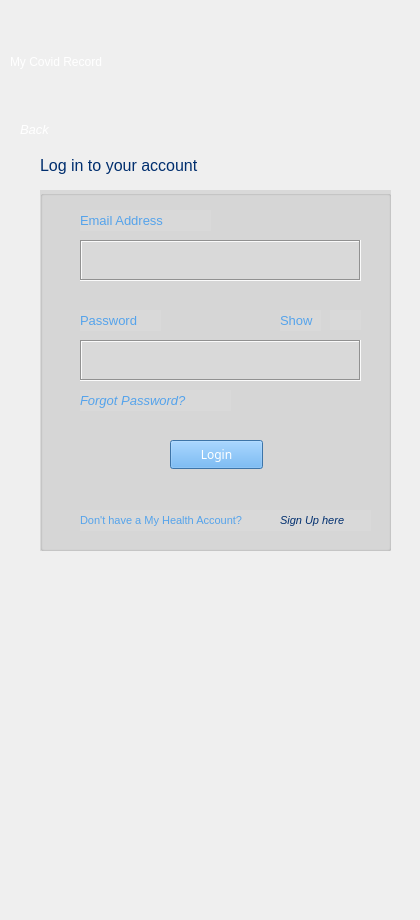
      <widget class="QWidget" name="loginUserPage_4">
       <widget class="QLabel" name="topLogoLable_31">
        <property name="geometry">
         <rect>
          <x>240</x>
          <y>30</y>
          <width>171</width>
          <height>81</height>
         </rect>
        </property>
        <property name="autoFillBackground">
         <bool>false</bool>
        </property>
        <property name="styleSheet">
         <string notr="true">color: rgb(255, 255, 255);</string>
        </property>
        <property name="text">
         <string>&lt;html&gt;&lt;head/&gt;&lt;body&gt;&lt;p&gt;&lt;img src=&quot;:/IconsAndImages/MOHLOgo2.png&quot;/&gt;&lt;/p&gt;&lt;/body&gt;&lt;/html&gt;</string>
        </property>
       </widget>
       <widget class="QLabel" name="myCovidRecordLabel_35">
        <property name="geometry">
         <rect>
          <x>10</x>
          <y>50</y>
          <width>211</width>
          <height>24</height>
         </rect>
        </property>
        <property name="styleSheet">
         <string notr="true">font: 700 16pt &quot;Fira Sans&quot;;
color: rgb(255, 255, 255);</string>
        </property>
        <property name="text">
         <string>My Covid Record</string>
        </property>
       </widget>
       <widget class="QLabel" name="backLabel_10">
        <property name="geometry">
         <rect>
          <x>20</x>
          <y>120</y>
          <width>41</width>
          <height>20</height>
         </rect>
        </property>
        <property name="styleSheet">
         <string notr="true">color: rgb(255, 255, 255);</string>
        </property>
        <property name="text">
         <string>&lt;html&gt;&lt;head/&gt;&lt;body&gt;&lt;p&gt;&lt;span style=&quot; font-size:10pt; font-style:italic;&quot;&gt;Back&lt;/span&gt;&lt;/p&gt;&lt;/body&gt;&lt;/html&gt;</string>
        </property>
       </widget>
       <widget class="QGroupBox" name="groupBox_12">
        <property name="geometry">
         <rect>
          <x>40</x>
          <y>190</y>
          <width>351</width>
          <height>361</height>
         </rect>
        </property>
        <property name="styleSheet">
         <string notr="true">background-color: rgb(217, 217, 217);</string>
        </property>
        <property name="title">
         <string/>
        </property>
        <widget class="QTextEdit" name="emailAddTextEdit_7">
         <property name="geometry">
          <rect>
           <x>40</x>
           <y>50</y>
           <width>281</width>
           <height>41</height>
          </rect>
         </property>
         <property name="styleSheet">
          <string notr="true">border-color: rgb(0, 0, 0);
background-color: rgb(217, 217, 217);</string>
         </property>
         <property name="frameShape">
          <enum>QFrame::Box</enum>
         </property>
        </widget>
        <widget class="QLabel" name="emailAddLabel_14">
         <property name="geometry">
          <rect>
           <x>40</x>
           <y>20</y>
           <width>131</width>
           <height>21</height>
          </rect>
         </property>
         <property name="styleSheet">
          <string notr="true">font: 700 16pt &quot;Fira Sans&quot;;
color: rgb(85, 163, 235);</string>
         </property>
         <property name="text">
          <string>&lt;html&gt;&lt;head/&gt;&lt;body&gt;&lt;p&gt;&lt;span style=&quot; font-size:10pt; font-weight:400;&quot;&gt;Email Address&lt;/span&gt;&lt;/p&gt;&lt;/body&gt;&lt;/html&gt;</string>
         </property>
        </widget>
        <widget class="QLabel" name="passwordLabel_17">
         <property name="geometry">
          <rect>
           <x>40</x>
           <y>120</y>
           <width>81</width>
           <height>21</height>
          </rect>
         </property>
         <property name="styleSheet">
          <string notr="true">font: 700 16pt &quot;Fira Sans&quot;;
color: rgb(85, 163, 235);</string>
         </property>
         <property name="text">
          <string>&lt;html&gt;&lt;head/&gt;&lt;body&gt;&lt;p&gt;&lt;span style=&quot; font-size:10pt; font-weight:400;&quot;&gt;Password&lt;/span&gt;&lt;/p&gt;&lt;/body&gt;&lt;/html&gt;</string>
         </property>
        </widget>
        <widget class="QTextEdit" name="passwordTextEdit_10">
         <property name="geometry">
          <rect>
           <x>40</x>
           <y>150</y>
           <width>281</width>
           <height>41</height>
          </rect>
         </property>
         <property name="styleSheet">
          <string notr="true">border-color: rgb(0, 0, 0);
background-color: rgb(217, 217, 217);</string>
         </property>
         <property name="frameShape">
          <enum>QFrame::Box</enum>
         </property>
        </widget>
        <widget class="QLabel" name="eyeIconLabel_10">
         <property name="geometry">
          <rect>
           <x>290</x>
           <y>120</y>
           <width>31</width>
           <height>20</height>
          </rect>
         </property>
         <property name="text">
          <string>&lt;html&gt;&lt;head/&gt;&lt;body&gt;&lt;p&gt;&lt;img src=&quot;:/IconsAndImages/eye.png&quot;/&gt;&lt;/p&gt;&lt;/body&gt;&lt;/html&gt;</string>
         </property>
        </widget>
        <widget class="QLabel" name="showLabel_10">
         <property name="geometry">
          <rect>
           <x>240</x>
           <y>120</y>
           <width>41</width>
           <height>21</height>
          </rect>
         </property>
         <property name="styleSheet">
          <string notr="true">font: 700 16pt &quot;Fira Sans&quot;;
color: rgb(85, 163, 235);</string>
         </property>
         <property name="text">
          <string>&lt;html&gt;&lt;head/&gt;&lt;body&gt;&lt;p&gt;&lt;span style=&quot; font-size:10pt; font-weight:400;&quot;&gt;Show&lt;/span&gt;&lt;/p&gt;&lt;/body&gt;&lt;/html&gt;</string>
         </property>
        </widget>
        <widget class="QLabel" name="forgotPasswordLabel_11">
         <property name="geometry">
          <rect>
           <x>40</x>
           <y>200</y>
           <width>151</width>
           <height>21</height>
          </rect>
         </property>
         <property name="styleSheet">
          <string notr="true">font: 700 16pt &quot;Fira Sans&quot;;
color: rgb(85, 163, 235);</string>
         </property>
         <property name="text">
          <string>&lt;html&gt;&lt;head/&gt;&lt;body&gt;&lt;p&gt;&lt;span style=&quot; font-size:10pt; font-weight:400; font-style:italic;&quot;&gt;Forgot Password?&lt;/span&gt;&lt;/p&gt;&lt;/body&gt;&lt;/html&gt;</string>
         </property>
        </widget>
        <widget class="QPushButton" name="loginButton2_22">
         <property name="geometry">
          <rect>
           <x>130</x>
           <y>250</y>
           <width>93</width>
           <height>29</height>
          </rect>
         </property>
         <property name="font">
          <font>
           <family>Fira Sans</family>
          </font>
         </property>
         <property name="autoFillBackground">
          <bool>false</bool>
         </property>
         <property name="styleSheet">
          <string notr="true">background-color: rgb(85, 163, 235);
color: rgb(255, 255, 255);</string>
         </property>
         <property name="text">
          <string>Login</string>
         </property>
        </widget>
        <widget class="QLabel" name="dontHaveAccountLabel_7">
         <property name="geometry">
          <rect>
           <x>40</x>
           <y>320</y>
           <width>201</width>
           <height>21</height>
          </rect>
         </property>
         <property name="styleSheet">
          <string notr="true">font: 700 16pt &quot;Fira Sans&quot;;
color: rgb(85, 163, 235);</string>
         </property>
         <property name="text">
          <string>&lt;html&gt;&lt;head/&gt;&lt;body&gt;&lt;p&gt;&lt;span style=&quot; font-size:8pt; font-weight:400;&quot;&gt;Don't have a My Health Account?&lt;/span&gt;&lt;/p&gt;&lt;/body&gt;&lt;/html&gt;</string>
         </property>
        </widget>
        <widget class="QLabel" name="signUpHereLable_7">
         <property name="geometry">
          <rect>
           <x>240</x>
           <y>320</y>
           <width>91</width>
           <height>21</height>
          </rect>
         </property>
         <property name="styleSheet">
          <string notr="true">font: 700 16pt &quot;Fira Sans&quot;;
color: rgb(0, 46, 110);</string>
         </property>
         <property name="text">
          <string>&lt;html&gt;&lt;head/&gt;&lt;body&gt;&lt;p&gt;&lt;span style=&quot; font-size:8pt; font-weight:400; font-style:italic;&quot;&gt;Sign Up here&lt;/span&gt;&lt;/p&gt;&lt;/body&gt;&lt;/html&gt;</string>
         </property>
        </widget>
       </widget>
       <widget class="QLabel" name="myCovidRecordLabel_36">
        <property name="geometry">
         <rect>
          <x>40</x>
          <y>140</y>
          <width>211</width>
          <height>51</height>
         </rect>
        </property>
        <property name="styleSheet">
         <string notr="true">font: 700 16pt &quot;Fira Sans&quot;;
color: rgb(0, 46, 110);</string>
        </property>
        <property name="text">
         <string>&lt;html&gt;&lt;head/&gt;&lt;body&gt;&lt;p&gt;&lt;span style=&quot; font-size:12pt;&quot;&gt;Log in to your account&lt;/span&gt;&lt;/p&gt;&lt;/body&gt;&lt;/html&gt;</string>
        </property>
       </widget>
       <widget class="QLabel" name="nzGovIconLabel_12">
        <property name="geometry">
         <rect>
          <x>100</x>
          <y>770</y>
          <width>231</width>
          <height>141</height>
         </rect>
        </property>
        <property name="text">
         <string>&lt;html&gt;&lt;head/&gt;&lt;body&gt;&lt;p&gt;&lt;img src=&quot;:/IconsAndImages/NZGovernmentLogo2.png&quot;/&gt;&lt;/p&gt;&lt;/body&gt;&lt;/html&gt;</string>
        </property>
       </widget>
       <widget class="QLabel" name="topLogoLable_32">
        <property name="geometry">
         <rect>
          <x>130</x>
          <y>720</y>
          <width>171</width>
          <height>81</height>
         </rect>
        </property>
        <property name="styleSheet">
         <string notr="true">color: rgb(255, 255, 255);</string>
        </property>
        <property name="text">
         <string>&lt;html&gt;&lt;head/&gt;&lt;body&gt;&lt;p&gt;&lt;img src=&quot;:/IconsAndImages/MOHLOgo2.png&quot;/&gt;&lt;/p&gt;&lt;/body&gt;&lt;/html&gt;</string>
        </property>
       </widget>
      </widget>
